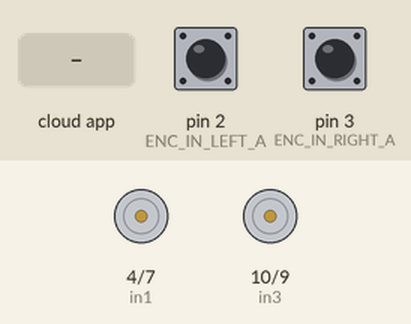
The sketch below on a simulated Arduino Uno, built with avr-gcc and run on an emulated ATmega328P. On the bench: motor-driver pin pairs drawn as motors (green arrow = first pin HIGH = forward, orange = second pin HIGH = backward, longer = more drive, scaled by the enable pin). Inputs (shaded band) come from the test bench; at power-on: pin 2 (ENC_IN_LEFT_A) HIGH, pin 3 (ENC_IN_RIGHT_A) HIGH. The ROS host is connected and sends only what is stated.

Above: at 1.2 s.
1.3 s: the phone or cloud app sets linear.x to -100
At 2.6 s:
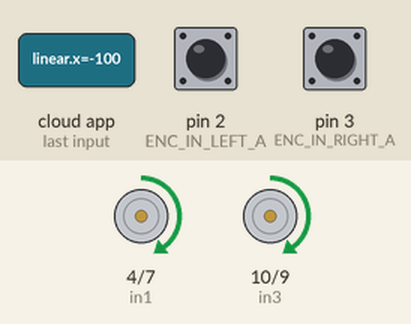
4.3 s: the phone or cloud app sets angular.z to -100
At 5.1 s:
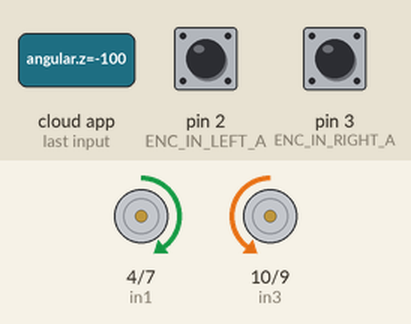
7.3 s: the phone or cloud app sets angular.z to 100
At 8.6 s:
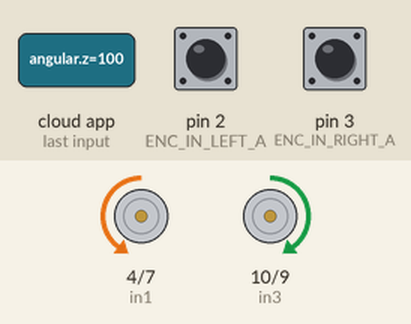
10.3 s: the phone or cloud app sets angular.z to 0
At 10.8 s:
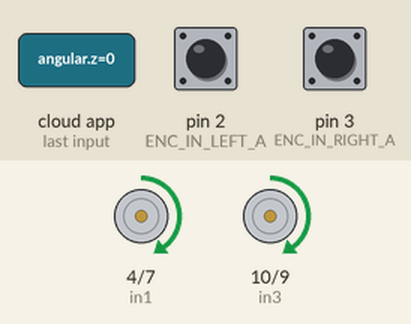
13.3 s: the phone or cloud app sets linear.x to 100
At 14.3 s:
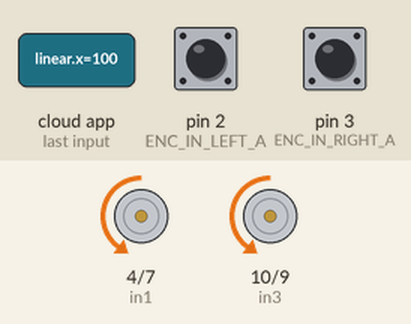
Timing chart, 0 to 16.6 s (numbered marks = the images above; inputs shaded):
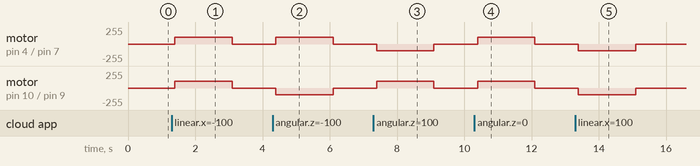

The sketch:

motor_controller_diff_drive_2.ino
```cpp
/*
 * Project: Grabby the warehouse robot
 * Adapted from: https://automaticaddison.com/how-to-control-a-robots-velocity-remotely-using-ros/
 * Description: ROS node that publishes the accumulated ticks for each wheel
 *              Publish:
 *                  /m1_ticks and /m2_ticks
 *              Subscribe:
 *                  /cmd_vel
 */

#include <ros.h>
#include <std_msgs/Int16.h>
#include <geometry_msgs/Twist.h>

// Handles startup and shutdown of ROS
ros::NodeHandle nh;

////////////////// Tick Data Publishing Variables and Constants ///////////////

// Encoder output to Arduino Interrupt pin. Tracks the tick count.
#define ENC_IN_LEFT_A 2
#define ENC_IN_RIGHT_A 3

// Other encoder output to Arduino to keep track of wheel direction
// Tracks the direction of rotation.
#define ENC_IN_LEFT_B 8
#define ENC_IN_RIGHT_B 11


// True = Forward; False = Reverse
boolean Direction_left = true;
boolean Direction_right = true;

// Minumum and maximum values for 16-bit integers
// Range of 65,535
const int encoder_minimum = -32768;
const int encoder_maximum = 32767;

// Keep track of the number of wheel ticks
std_msgs::Int16 right_wheel_tick_count;
ros::Publisher rightPub("m1_ticks", &right_wheel_tick_count);

std_msgs::Int16 left_wheel_tick_count;
ros::Publisher leftPub("m2_ticks", &left_wheel_tick_count);

// Time interval for measurements in milliseconds
const int interval = 30;
long previousMillis = 0;
long currentMillis = 0;

////////////////// Motor Controller Variables and Constants ///////////////////

// Motor A connections (Left motor / M1)
const int enA = 5;
const int in1 = 4;
const int in2 = 7;

// Motor B connections (Right motor / M2)
const int enB = 6;
const int in3 = 10;
const int in4 = 9;

// How much the PWM value can change each cycle
const int PWM_INCREMENT = 1;

// Robot specs
const double WHEEL_RADIUS = 0.035; // in meters
const double WHEEL_BASE = 0.18; // in meters
const double WHEEL_CIRCUMFERENCE = 2 * M_PI * WHEEL_RADIUS;
const double GEAR_RATIO = 98.78;
const double MOTOR_SHAFT_TICKS = 12;
const double GEAR_BOX_SHAFT_TICKS = GEAR_RATIO * MOTOR_SHAFT_TICKS;
const double TICKS_PER_REVOLUTION = GEAR_BOX_SHAFT_TICKS;
const double TICKS_PER_METER = TICKS_PER_REVOLUTION / WHEEL_CIRCUMFERENCE; // 5393.45 ticks per meter


// Proportional constant, which was measured by measuring the
// PWM-Linear Velocity relationship for the robot.
const int K_P = 814.58;

// Y-intercept for the PWM-Linear Velocity relationship for the robot
const int b = -94.74;

// Correction multiplier for drift. Chosen through experimentation.
const int DRIFT_MULTIPLIER = 0;

// Turning PWM output (0 = min, 255 = max for PWM values)
const int PWM_TURN = 80;

// Set maximum and minimum limits for the PWM values
const int PWM_MIN = 80; // about 0.2123 m/s
const int PWM_MAX = 100; // about 0.2363 m/s

// Set linear velocity and PWM variable values for each wheel
double velLeftWheel = 0;
double velRightWheel = 0;
double pwmLeftReq = 0;
double pwmRightReq = 0;

// Record the time that the last velocity command was received
double lastCmdVelReceived = 0;

/////////////////////// Tick Data Publishing Functions ////////////////////////

// Increment the number of ticks
void right_wheel_tick() {

  // Read the value for the encoder for the right wheel
  int val = digitalRead(ENC_IN_RIGHT_B);

  if (val == LOW) {
    Direction_right = false; // Reverse
  }
  else {
    Direction_right = true; // Forward
  }

  if (Direction_right) {

    if (right_wheel_tick_count.data == encoder_maximum) {
      right_wheel_tick_count.data = encoder_minimum;
    }
    else {
      right_wheel_tick_count.data++;
    }
  }
  else {
    if (right_wheel_tick_count.data == encoder_minimum) {
      right_wheel_tick_count.data = encoder_maximum;
    }
    else {
      right_wheel_tick_count.data--;
    }
  }
}

// Increment the number of ticks
void left_wheel_tick() {

  // Read the value for the encoder for the left wheel
  int val = digitalRead(ENC_IN_LEFT_B);

  if (val == LOW) {
    Direction_left = true; // Reverse
  }
  else {
    Direction_left = false; // Forward
  }

  if (Direction_left) {
    if (left_wheel_tick_count.data == encoder_maximum) {
      left_wheel_tick_count.data = encoder_minimum;
    }
    else {
      left_wheel_tick_count.data++;
    }
  }
  else {
    if (left_wheel_tick_count.data == encoder_minimum) {
      left_wheel_tick_count.data = encoder_maximum;
    }
    else {
      left_wheel_tick_count.data--;
    }
  }
}

/////////////////////// Motor Controller Functions ////////////////////////////

// Calculate the left wheel linear velocity in m/s every time a
// tick count message is rpublished on the /left_ticks topic.
void calc_vel_left_wheel(){

  // Previous timestamp
  static double prevTime = 0;

  // Variable gets created and initialized the first time a function is called.
  static int prevLeftCount = 0;

  // Manage rollover and rollunder when we get outside the 16-bit integer range
  int numOfTicks = (65535 + left_wheel_tick_count.data - prevLeftCount) % 65535;

  // If we have had a big jump, it means the tick count has rolled over.
  if (numOfTicks > 10000) {
        numOfTicks = 0 - (65535 - numOfTicks);
  }

  // Calculate wheel velocity in meters per second
  float RPM2_M1 = (numOfTicks * 60/((millis()-prevTime)*pow(10,-3)))/GEAR_BOX_SHAFT_TICKS; // RPM of gearbox shaft
  velLeftWheel = (RPM2_M1 * WHEEL_CIRCUMFERENCE) / 60.0;

  // Keep track of the previous tick count
  prevLeftCount = left_wheel_tick_count.data;

  // Update the timestamp
  prevTime = (millis()/1000);

}

// Calculate the right wheel linear velocity in m/s every time a
// tick count message is published on the /right_ticks topic.
void calc_vel_right_wheel(){

  // Previous timestamp
  static double prevTime = 0;

  // Variable gets created and initialized the first time a function is called.
  static int prevRightCount = 0;

  // Manage rollover and rollunder when we get outside the 16-bit integer range
  int numOfTicks = (65535 + right_wheel_tick_count.data - prevRightCount) % 65535;

  if (numOfTicks > 10000) {
        numOfTicks = 0 - (65535 - numOfTicks);
  }

  // Calculate wheel velocity in meters per second
  float RPM2_M2 = (numOfTicks * 60/((millis()-prevTime)*pow(10,-3)))/GEAR_BOX_SHAFT_TICKS; // RPM of gearbox shaft
  velRightWheel = (RPM2_M2 * WHEEL_CIRCUMFERENCE) / 60.0;


  prevRightCount = right_wheel_tick_count.data;

  prevTime = (millis()/1000);

}

// Take the velocity command as input and calculate the PWM values.
void calc_pwm_values(const geometry_msgs::Twist& cmdVel) {

  // Record timestamp of last velocity command received
  lastCmdVelReceived = (millis()/1000);

  // Calculate the PWM value given the desired velocity
  pwmLeftReq = -(K_P * cmdVel.linear.x + b);
  pwmRightReq = -(K_P * cmdVel.linear.x + b);

  //if (abs(cmdVel.linear.x) < 0.2123){
    //pwmLeftReq = 0;
    //pwmRightReq = 0;
  //}

  if (abs(cmdVel.linear.x) < 0.10){
    pwmLeftReq = 0;
    pwmRightReq = 0;
  }

  // Check if we need to turn
  if (cmdVel.angular.z != 0.0) {

    // Turn left
    if (cmdVel.angular.z > 0.0) {
      pwmLeftReq = -PWM_TURN;
      pwmRightReq = PWM_TURN;
    }
    // Turn right
    else {
      pwmLeftReq = PWM_TURN;
      pwmRightReq = -PWM_TURN;
    }
  }
  // Go straight
  else {
    // Correction factor for motor imbalance
    const double CORRECTION_FACTOR = 5; // Tune this experimentally

    // Apply correction to only one motor (e.g., the right one)
    pwmLeftReq +=  CORRECTION_FACTOR;
  }

  // Handle low PWM values
  if (abs(pwmLeftReq) < PWM_MIN) {
    pwmLeftReq = 0;
  }
  if (abs(pwmRightReq) < PWM_MIN) {
    pwmRightReq = 0;
  }
}

void set_pwm_values() {

  // These variables will hold our desired PWM values
  static int pwmLeftOut = 0;
  static int pwmRightOut = 0;

  // If the required PWM is of opposite sign as the output PWM, we want to
  // stop the car before switching direction
  static bool stopped = false;
  if ((pwmLeftReq * velLeftWheel < 0 && pwmLeftOut != 0) ||
      (pwmRightReq * velRightWheel < 0 && pwmRightOut != 0)) {
    pwmLeftReq = 0;
    pwmRightReq = 0;
  }

  // Set the direction of the motors
  if (pwmLeftReq > 0) { // Left wheel forward
    digitalWrite(in1, HIGH);
    digitalWrite(in2, LOW);
  }
  else if (pwmLeftReq < 0) { // Left wheel reverse
    digitalWrite(in1, LOW);
    digitalWrite(in2, HIGH);
  }
  else if (pwmLeftReq == 0 && pwmLeftOut == 0 ) { // Left wheel stop
    digitalWrite(in1, LOW);
    digitalWrite(in2, LOW);
  }
  else { // Left wheel stop
    digitalWrite(in1, LOW);
    digitalWrite(in2, LOW);
  }

  if (pwmRightReq > 0) { // Right wheel forward
    digitalWrite(in3, HIGH);
    digitalWrite(in4, LOW);
  }
  else if(pwmRightReq < 0) { // Right wheel reverse
    digitalWrite(in3, LOW);
    digitalWrite(in4, HIGH);
  }
  else if (pwmRightReq == 0 && pwmRightOut == 0) { // Right wheel stop
    digitalWrite(in3, LOW);
    digitalWrite(in4, LOW);
  }
  else { // Right wheel stop
    digitalWrite(in3, LOW);
    digitalWrite(in4, LOW);
  }

  // Increase the required PWM if the robot is not moving
  if (pwmLeftReq != 0 && velLeftWheel == 0) {
    pwmLeftReq *= 1.5;
  }
  if (pwmRightReq != 0 && velRightWheel == 0) {
    pwmRightReq *= 1.5;
  }

  // Calculate the output PWM value by making slow changes to the current value
  if (abs(pwmLeftReq) > pwmLeftOut) {
    pwmLeftOut += PWM_INCREMENT;
  }
  else if (abs(pwmLeftReq) < pwmLeftOut) {
    pwmLeftOut -= PWM_INCREMENT;
  }
  else{}

  if (abs(pwmRightReq) > pwmRightOut) {
    pwmRightOut += PWM_INCREMENT;
  }
  else if(abs(pwmRightReq) < pwmRightOut) {
    pwmRightOut -= PWM_INCREMENT;
  }
  else{}

  // Conditional operator to limit PWM output at the maximum
  pwmLeftOut = (pwmLeftOut > PWM_MAX) ? PWM_MAX : pwmLeftOut;
  pwmRightOut = (pwmRightOut > PWM_MAX) ? PWM_MAX : pwmRightOut;

  // PWM output cannot be less than 0
  pwmLeftOut = (pwmLeftOut < 0) ? 0 : pwmLeftOut;
  pwmRightOut = (pwmRightOut < 0) ? 0 : pwmRightOut;

  // Set the PWM value on the pins
  analogWrite(enA, pwmLeftOut);
  analogWrite(enB, pwmRightOut);

}

// Set up ROS subscriber to the velocity command
ros::Subscriber<geometry_msgs::Twist> subCmdVel("cmd_vel", &calc_pwm_values );

void setup() {

  // Set pin states of the encoder
  pinMode(ENC_IN_LEFT_A , INPUT_PULLUP);
  pinMode(ENC_IN_LEFT_B , INPUT);
  pinMode(ENC_IN_RIGHT_A , INPUT_PULLUP);
  pinMode(ENC_IN_RIGHT_B , INPUT);

  // Every time the pin goes high, this is a tick
  attachInterrupt(digitalPinToInterrupt(ENC_IN_LEFT_A), left_wheel_tick, RISING);
  attachInterrupt(digitalPinToInterrupt(ENC_IN_RIGHT_A), right_wheel_tick, RISING);

  // Motor control pins are outputs
  pinMode(enA, OUTPUT);
  pinMode(enB, OUTPUT);
  pinMode(in1, OUTPUT);
  pinMode(in2, OUTPUT);
  pinMode(in3, OUTPUT);
  pinMode(in4, OUTPUT);

  // Turn off motors - Initial state
  digitalWrite(in1, LOW);
  digitalWrite(in2, LOW);
  digitalWrite(in3, LOW);
  digitalWrite(in4, LOW);

  // Set the motor speed
  analogWrite(enA, 0);
  analogWrite(enB, 0);

  // ROS Setup
  nh.getHardware()->setBaud(115200);
  nh.initNode();
  nh.advertise(rightPub);
  nh.advertise(leftPub);
  nh.subscribe(subCmdVel);
}

void loop() {

  nh.spinOnce();

  // Record the time
  currentMillis = millis();

  // If the time interval has passed, publish the number of ticks,
  // and calculate the velocities.
  if (currentMillis - previousMillis > interval) {

    previousMillis = currentMillis;

    // Publish tick counts to topics
    leftPub.publish( &left_wheel_tick_count );
    rightPub.publish( &right_wheel_tick_count );

    // Calculate the velocity of the right and left wheels
    calc_vel_right_wheel();
    calc_vel_left_wheel();

  }

  // Stop the car if there are no cmd_vel messages
  if((millis()/1000) - lastCmdVelReceived > 1) {
    pwmLeftReq = 0;
    pwmRightReq = 0;
  }

  set_pwm_values();
}
```

Measured:
- after the input at 1.3 s, motor on pin 4 (in1) / pin 7 (in2), motor on pin 10 (in3) / pin 9 (in4): stopped → forward 100/255 after 0.10 s, → stopped 1.7 s later
- after the input at 4.3 s, motor on pin 4 (in1) / pin 7 (in2): stopped → forward 100/255 after 0.10 s, → stopped 1.7 s later; motor on pin 10 (in3) / pin 9 (in4): stopped → backward 100/255 after 0.10 s, → stopped 1.7 s later
- after the input at 7.3 s, motor on pin 4 (in1) / pin 7 (in2): stopped → backward 100/255 after 0.10 s, → stopped 1.7 s later; motor on pin 10 (in3) / pin 9 (in4): stopped → forward 100/255 after 0.10 s, → stopped 1.7 s later
- after the input at 10.3 s, motor on pin 4 (in1) / pin 7 (in2), motor on pin 10 (in3) / pin 9 (in4): stopped → forward 100/255 after 0.10 s, → stopped 1.7 s later
- after the input at 13.3 s, motor on pin 4 (in1) / pin 7 (in2), motor on pin 10 (in3) / pin 9 (in4): stopped → backward 100/255 after 0.10 s, → stopped 1.7 s later
